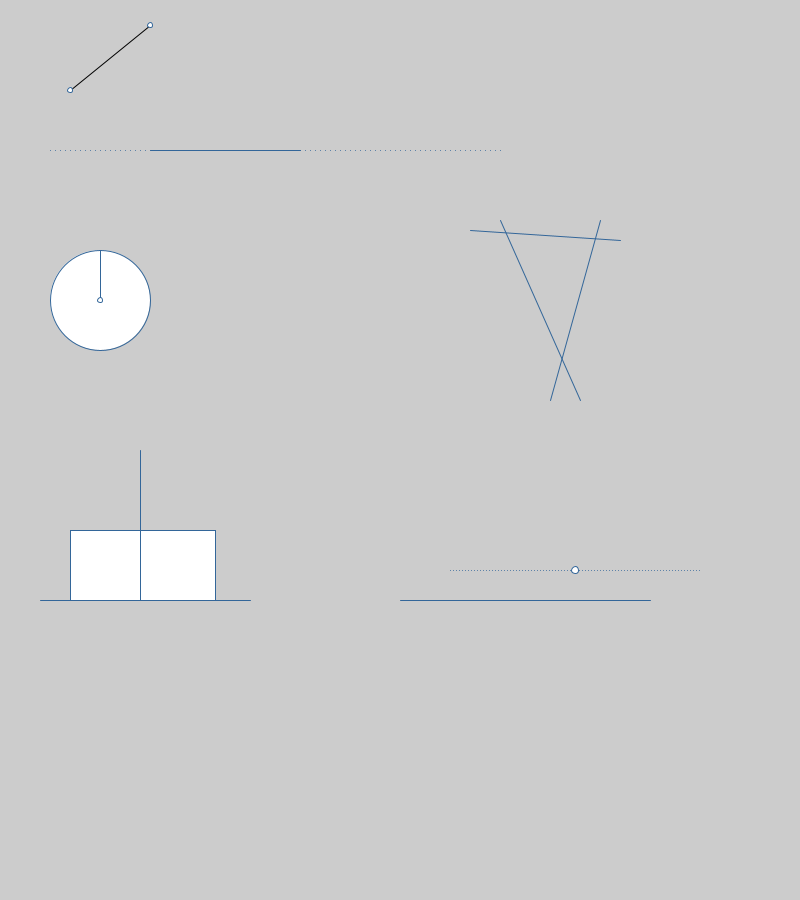
Frame 1 (no input)
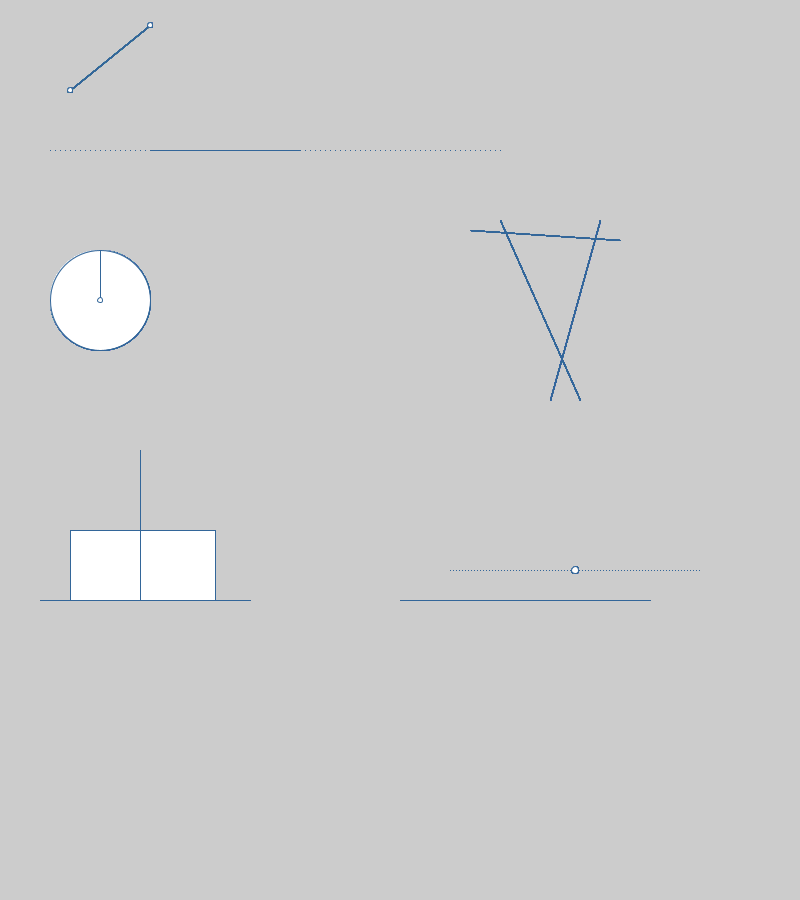
Frame 60 (the mouse pressed at the canvas centre just before this capture)
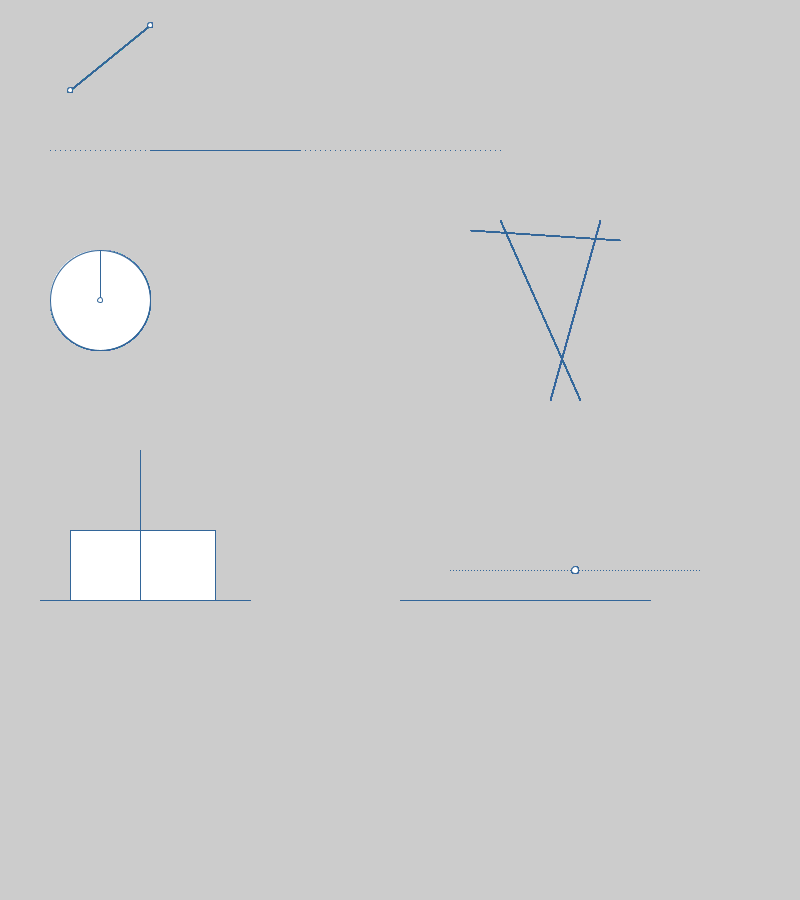
Frame 120 (the mouse held since frame 60 and released just before this capture)

The Processing sketch that drew these frames (run headless with seeded random() and noise(); from frame 60 on, the mouse is pressed at the canvas centre):

// Processing sketch: e1Euclides
// ── e1Euclides.pde
//Una linea estatica
//line(15, 25, 70, 90);

void setup(){
  size(800,900);
}

void draw(){
  linea1();
  linea2();
  elipse3();
  angulo4();
  paralela5();
  angulorecta6();
}
void linea1(){
  line(150,25,70,90);
  stroke(#336699);
  ellipse(70,90,5,5);
  ellipse(150,25,5,5);
}
void linea2(){
  for(int i=50;i<=500;i+=5)
  {
    point(i,150);
  }
  
  line(150,150,300,150);
 
}
void elipse3(){
  ellipse(100,300,100,100);
  line(100,300,100,250);
  ellipse(100,300,5,5);
 
}
void angulo4()
{
  rect(70,530,145,70);
  line(40,600,250,600);
  line(140,600,140,450);
  
}
void paralela5()
{
  line(400,600,650,600);
  for(int i=450;i<=700;i+=3)
  {
    point(i,570);
  }
  ellipse(575,570,7,7);
}
void angulorecta6()
{
  line(600,220,550,400);
  line(500,220,580,400);
  line(470,230,620,240);
  //line(600,250,550,400);
}


//point(50,50);
//rect(60,60,90,30);
